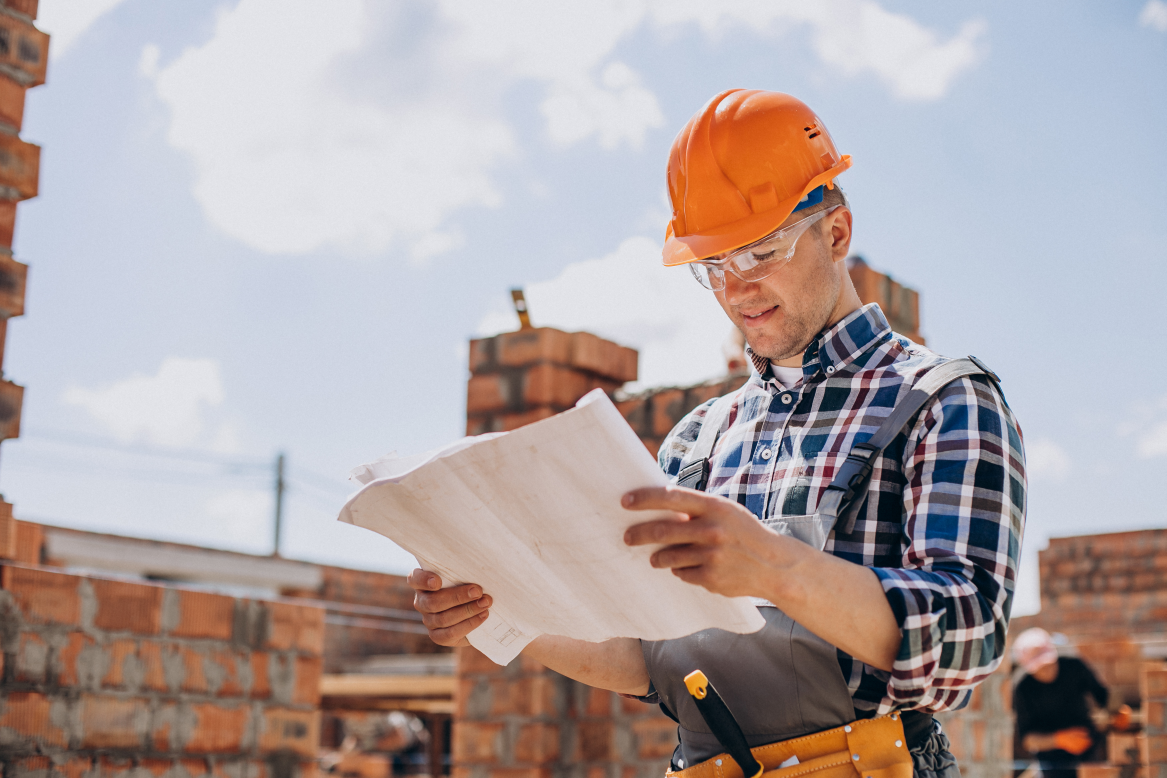
#> input picture assets/posts/giovane-artigiano-che-costruisce-una-casa.jpg, 3500 x 2333 px (shown at 1/3 size)
$ python generate_thumbnails.py
#> lines starting #> are read from the running program, lines starting #| are printed output that depends on the picture
#!/usr/bin/env python3
"""
Script per generare thumbnail ottimizzate delle foto dei post.
Le thumbnail sono create a 300x300px per un caricamento veloce nella griglia.
"""

from pathlib import Path

try:
    from PIL import Image
except ImportError:
    print("Pillow non è installato. Installalo con: pip install Pillow")
    exit(1)

# Percorsi
SCRIPT_DIR = Path(__file__).parent
PROJECT_ROOT = SCRIPT_DIR.parent
POSTS_DIR = PROJECT_ROOT / "assets" / "posts"
THUMBS_DIR = POSTS_DIR / "thumbs"

# Dimensioni thumbnail
THUMB_SIZE = (300, 300)
QUALITY = 85


def create_thumbnail(image_path: Path, output_path: Path):
    """Crea una thumbnail quadrata dall'immagine originale."""
    try:
        with Image.open(image_path) as img:
            # Converti in RGB se necessario (per immagini PNG con trasparenza)
#> img is the input picture: PIL image 3500x2333 RGB; mean R, G, B 175.9, 163.5, 163.3
            if img.mode in ("RGBA", "LA", "P"):
                background = Image.new("RGB", img.size, (255, 255, 255))
                if img.mode == "P":
                    img = img.convert("RGBA")
                background.paste(
                    img, mask=img.split()[-1] if img.mode == "RGBA" else None
                )
                img = background

            # Calcola il crop per ottenere un quadrato centrato
            width, height = img.size
#> width = 3500; height = 2333
            if width > height:
                left = (width - height) // 2
#> left = 583
                right = left + height
#> right = 2916
                img = img.crop((left, 0, right, height))
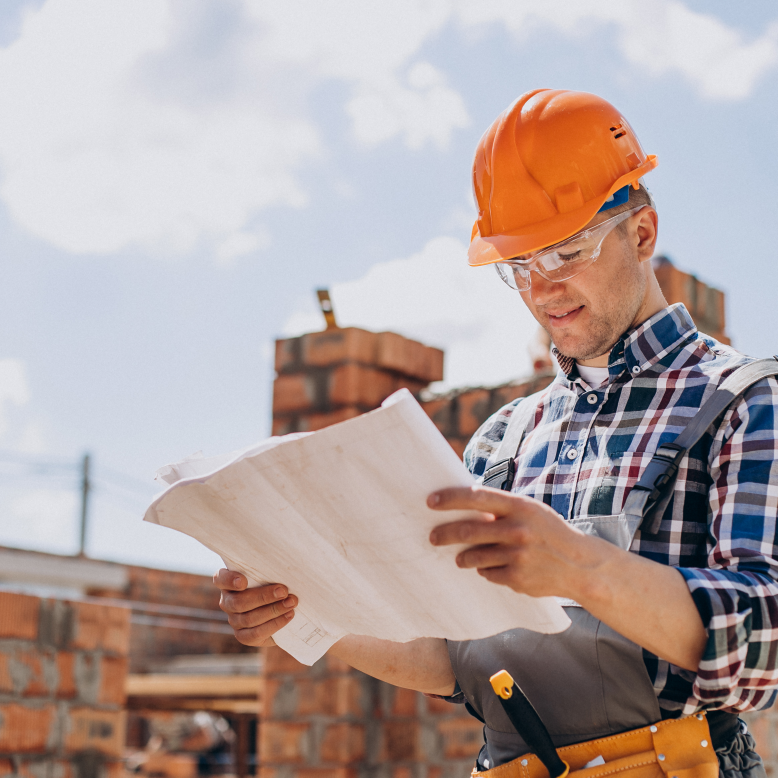
#> img: PIL image 2333x2333 RGB (shown at 1/3 size); mean R, G, B 177.7, 162, 159.3
            elif height > width:
                top = (height - width) // 2
                bottom = top + width
                img = img.crop((0, top, width, bottom))

            # Ridimensiona alla dimensione thumbnail
            img = img.resize(THUMB_SIZE, Image.Resampling.LANCZOS)
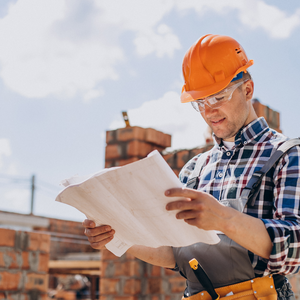
#> img: PIL image 300x300 RGB; mean R, G, B 177.8, 162, 159.3

            # Salva con ottimizzazione
            img.save(output_path, "JPEG", quality=QUALITY, optimize=True)

            # Calcola la riduzione di dimensione
            original_size = image_path.stat().st_size
            thumb_size = output_path.stat().st_size
            reduction = (1 - thumb_size / original_size) * 100

            print(f"✓ {image_path.name}")
            print(f"  → {output_path.name}")
            print(
                f"  Riduzione: {reduction:.1f}% ({original_size // 1024}KB → {thumb_size // 1024}KB)"
            )

    except Exception as e:
        print(f"✗ Errore con {image_path.name}: {e}")


def main():
    """Genera tutte le thumbnail dalle immagini nella cartella posts."""
    # Verifica che esistano le cartelle
    if not POSTS_DIR.exists():
        print(f"Errore: cartella {POSTS_DIR} non trovata")
        return

    # Crea la cartella thumbs se non esiste
    THUMBS_DIR.mkdir(exist_ok=True)

    print("Generazione thumbnail in corso...\n")

    # Processa tutte le immagini JPG nella cartella posts
    image_files = list(POSTS_DIR.glob("*.jpg")) + list(POSTS_DIR.glob("*.jpeg"))

    if not image_files:
        print("Nessuna immagine JPG trovata nella cartella posts")
        return

    print(f"Trovate {len(image_files)} immagini da processare\n")

    for image_path in image_files:
        # Nome del file thumbnail (stesso nome dell'originale)
        thumb_path = THUMBS_DIR / image_path.name

        # Genera la thumbnail
        create_thumbnail(image_path, thumb_path)
        print()

    print(f"\n✓ Completato! {len(image_files)} thumbnail generate in {THUMBS_DIR}")


if __name__ == "__main__":
    main()
